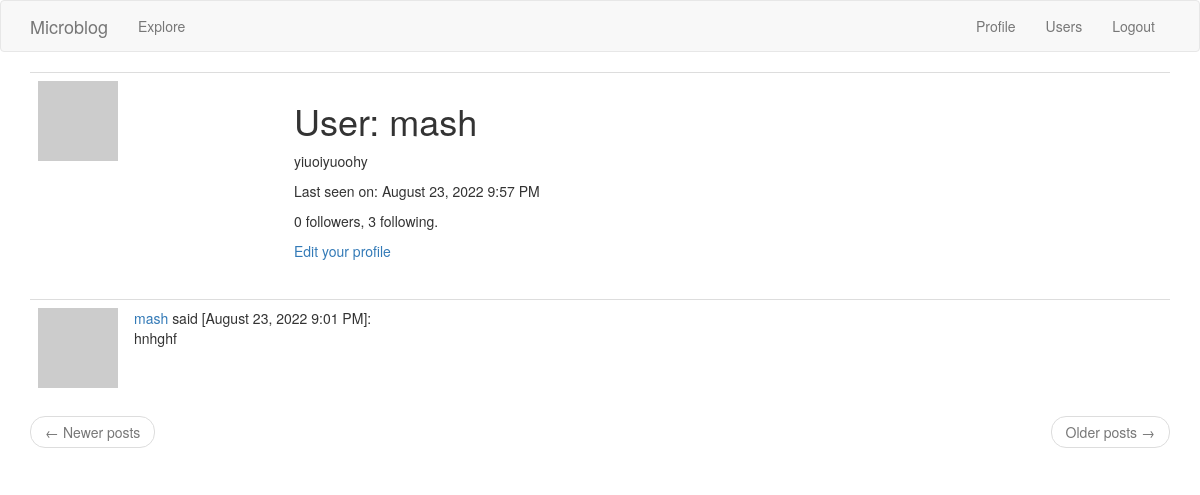
The page /user/mash (signed in) on the database as committed earlier.
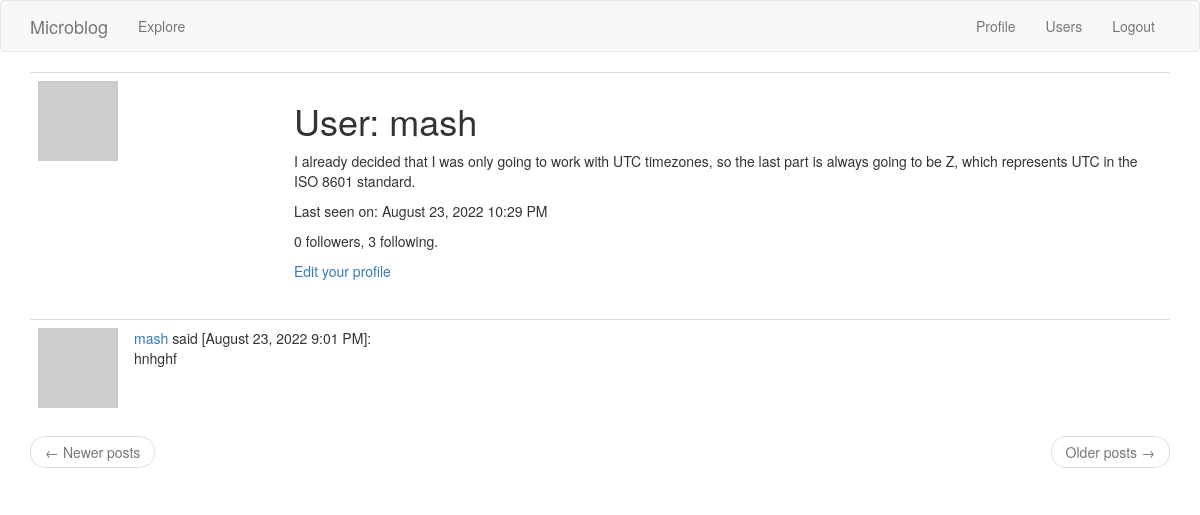
The same page on the database as committed later.
### app/models.py (models this page shows, shortened)
class User(UserMixin, db.Model):
    id = db.Column(db.Integer, primary_key=True)
    username = db.Column(db.String(64), index=True, unique=True)
    email = db.Column(db.String(120), index=True, unique=True)
    password_hash = db.Column(db.String(128))
    about_me = db.Column(db.String(255))
    last_seen = db.Column(db.DateTime, default=datetime.utcnow)
    posts = db.relationship('Post', backref='author', lazy='dynamic')
    followed = db.relationship(
        'User', secondary=followers,
        primaryjoin=(followers.c.follower_id == id),
        secondaryjoin=(followers.c.followed_id == id),
        backref=db.backref('followers', lazy='dynamic'), lazy='dynamic')
    def avatar(self, size):
        digest = md5(self.email.lower().encode('utf-8')).hexdigest()
        return f'https://www.gravatar.com/avatar/{digest}?d=identicon&s={size}'

### app/routes.py (the view)
@app.route('/user/<username>')
@login_required
def user(username):
    user = User.query.filter_by(username=username).first_or_404()
    posts = db.session.query(Post).filter_by(user_id=user.id)
    form = EmptyForm()
    return render_template('user.html', user=user, posts=posts, form=form)

### app/models.py (called while the page is built)
@login.user_loader
def load_user(id_db):
    return User.query.get(int(id_db))

### app/routes.py (called while the page is built)
@app.before_request
def before_request():
    if current_user.is_authenticated:
        current_user.last_seen = datetime.utcnow()
        db.session.commit()

### app/templates/user.html (shortened to what this page needs)
{% extends "base.html" %}
{% block app_content %}
<table class="table table-hover">
    <tr>
        <td width="256px"><img src="{{ user.avatar(256) }}"></td>
        <td>
            <h1>User: {{ user.username }}</h1>
            {% if user.about_me %}<p>{{ user.about_me }}</p>{% endif %}
            {% if user.last_seen %}<p>Last seen on: {{ moment(user.last_seen).format('LLL') }}</p>{% endif %}
            <p>{{ user.followers.count() }} followers, {{ user.followed.count() }} following.</p>
            {% if user == current_user %}
            <p><a href="{{ url_for('edit_profile') }}">Edit your profile</a></p>
            {% endif %}
        </td>
    </tr>
</table>
{% for post in posts %}
{% include '_post.html' %}
{% endfor %}
<nav aria-label="...">
    <ul class="pager">
        <li class="previous{% if not prev_url %} disabled{% endif %}">
            <a href="{{ prev_url or '#' }}">
                <span aria-hidden="true">&larr;</span> Newer posts
            </a>
        </li>
        <li class="next{% if not next_url %} disabled{% endif %}">
            <a href="{{ next_url or '#' }}">
                Older posts <span aria-hidden="true">&rarr;</span>
            </a>
        </li>
    </ul>
</nav>
{% endblock %}

Rows that differ between the two databases and show on the page:
changed User "mash": about_me "yiuoiyuoohy" → "I already decided that I was only going to work with UTC timezones, so the last part is always going to be Z, which represents UTC in the ISO 8601 standard."; last_seen "August 23, 2022 9:57 PM" → "August 23, 2022 10:29 PM"
